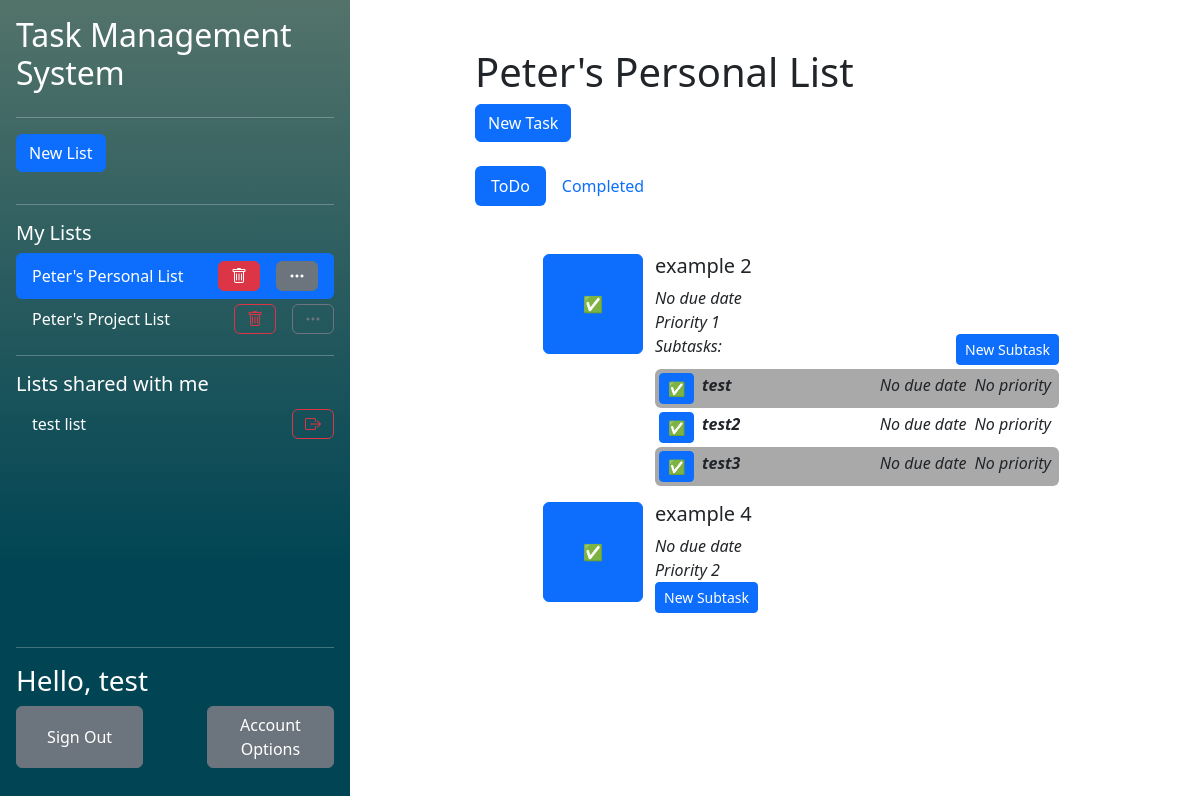
Page /php/index.php?listid=1 (signed in) on the earlier database version.
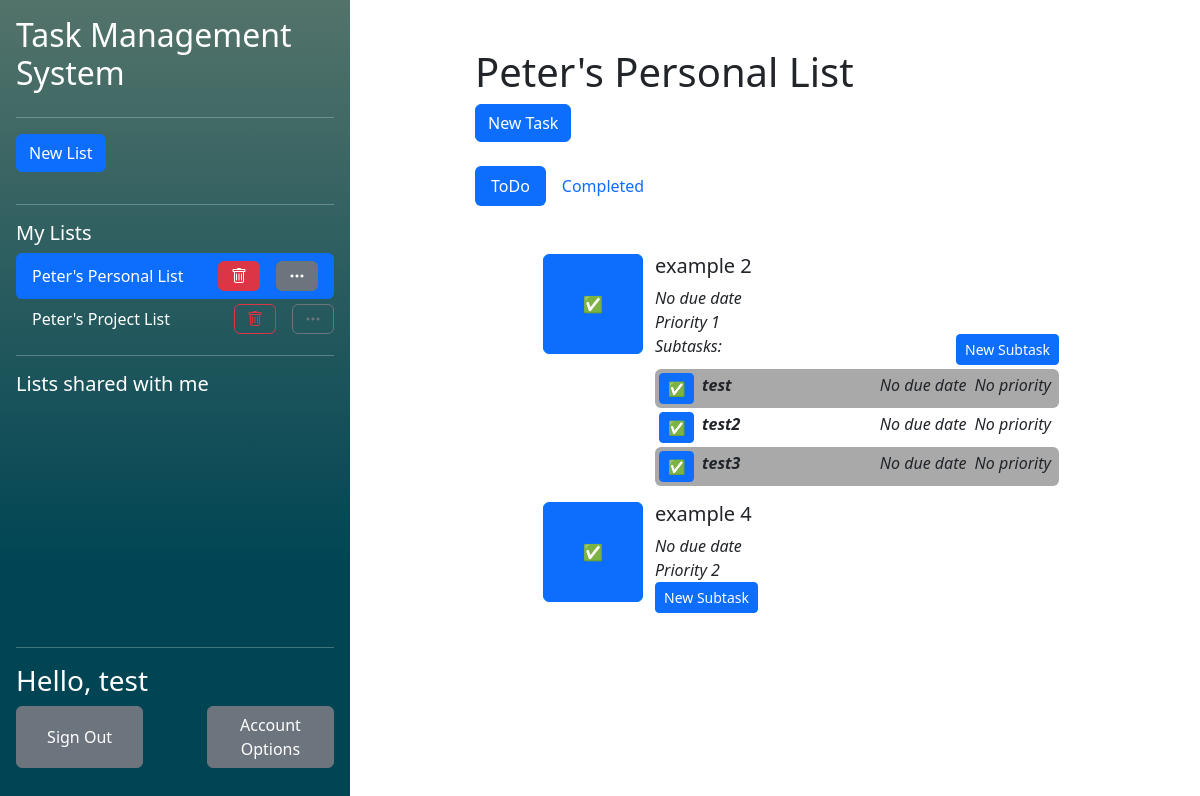
Same page on the later database version.
### tables this page shows
CREATE TABLE "UserLists" (
	"user_id"	TEXT,
	"list_id"	TEXT,
	"collaborator"	INTEGER,
	"observer"	INTEGER,
	PRIMARY KEY("user_id","list_id"),
	FOREIGN KEY("user_id") REFERENCES "Users"("user_id") ON DELETE CASCADE ON UPDATE CASCADE,
	FOREIGN KEY("list_id") REFERENCES "Lists"("list_id") ON DELETE CASCADE ON UPDATE CASCADE
);

CREATE TABLE "Lists"
(
    list_id        INTEGER not null
        primary key autoincrement,
    list_name      TEXT    not null,
    list_completed REAL    not null
);

CREATE TABLE "Tasks" (
	"task_id"	INTEGER NOT NULL,
	"task_name"	TEXT NOT NULL,
	"task_completed"	INTEGER NOT NULL,
	"list_id"	INTEGER NOT NULL,
	"order_in_list"	INTEGER NOT NULL,
	"assigned_collaborator_id"	INTEGER,
	"task_due_date"	INTEGER,
	"task_priority"	INTEGER,
	FOREIGN KEY("assigned_collaborator_id") REFERENCES "Users"("user_id"),
	FOREIGN KEY("list_id") REFERENCES "Lists"("list_id") ON DELETE CASCADE,
	PRIMARY KEY("task_id" AUTOINCREMENT)
);

CREATE TABLE "SubTasks" (
	"sub_task_id"	INTEGER NOT NULL,
	"sub_task_name"	TEXT NOT NULL,
	"sub_task_completed"	INTEGER NOT NULL,
	"task_id"	INTEGER NOT NULL,
	"order_in_task"	INTEGER NOT NULL,
	"sub_task_due_date"	INTEGER,
	"sub_task_priority"	INTEGER,
	FOREIGN KEY("task_id") REFERENCES "Tasks"("task_id"),
	PRIMARY KEY("sub_task_id")
);

### php/functions/DatabaseFunctions.php (called while the page is built, shortened)
<?php
function getUIDFromCreds(){
    $db = new SQLite3("../db/database.db");
    $SQL = "SELECT user_id FROM Users WHERE password_hash = :creds";
    $stmt = $db->prepare($SQL);
    $stmt->bindValue(":creds", $_SESSION['credentials'], SQLITE3_TEXT);
    $result = $stmt->execute();
    while($row = $result->fetchArray()){
        $resultArray [] = $row;
    }
    return $resultArray[0]['user_id'];
}
function getOwnedListsForCurrentUser(){
    $uid = getUIDFromCreds();
    $db = new SQLite3("../db/database.db");
    $SQL = "SELECT list_id FROM  UserLists WHERE user_id = :uid AND collaborator = 0 AND observer = 0";
    $stmt = $db->prepare($SQL);
    $stmt->bindValue(":uid", $uid, SQLITE3_TEXT);
    $result = $stmt->execute();
    while($row = $result->fetchArray()){
        $resultArray [] = $row;
    }
    return $resultArray;
}
function getCollabListsForCurrentUser(){
    $uid = getUIDFromCreds();
    $db = new SQLite3("../db/database.db");
    $SQL = "SELECT list_id FROM  UserLists WHERE user_id = :uid AND collaborator = 1 AND observer = 0";
    $stmt = $db->prepare($SQL);
    $stmt->bindValue(":uid", $uid, SQLITE3_TEXT);
    $result = $stmt->execute();
    while($row = $result->fetchArray()){
        $resultArray [] = $row;
    }
    if (!isset($resultArray)){
        return null;
    }
    return $resultArray;
}
function getListNameFromID($listID){
    $db = new SQLite3("../db/database.db");
    $SQL = "SELECT list_name FROM Lists WHERE list_id = :lid";
    $stmt = $db->prepare($SQL);
    $stmt->bindValue(":lid", $listID, SQLITE3_TEXT);
    $result = $stmt->execute();
    while($row = $result->fetchArray()){
        $resultArray [] = $row;
    }
    return $resultArray;
}
?>

### php/functions/TaskFunctions.php (called while the page is built, shortened)
<?php
function checkUserListAccess($listID, $userID)
{
    $db = new SQLite3("../db/database.db");
    $SQL = "SELECT list_id FROM  UserLists WHERE user_id = :uid AND list_id = :lid AND observer = 0 AND collaborator = 0";
    $stmt = $db->prepare($SQL);
    $stmt->bindValue(":lid", $listID, SQLITE3_INTEGER);
    $stmt->bindValue(":uid", $userID, SQLITE3_INTEGER);
    $result = $stmt->execute();
    while($row = $result->fetchArray()){
        $resultArray [] = $row;
    }
    if ($listID == $resultArray[0]["list_id"]){
        return true;
    }
}
function getUncompletedTasksFromList($listID){
    $userID = getUIDFromCreds();
    if(!checkUserListAccess($listID, $userID) AND !checkCollabListAccess($listID, $userID)){
        return false;
    }
    $db = new SQLite3("../db/database.db");
    $SQL = "SELECT * FROM Tasks WHERE list_id = :lid AND task_completed = 0 ORDER BY order_in_list ";
    $stmt = $db->prepare($SQL);
    $stmt->bindValue(":lid", $listID, SQLITE3_INTEGER);
    $result = $stmt->execute();
    while($row = $result->fetchArray()){
        $resultArray [] = $row;
    }
    if(isset($resultArray)){
        return $resultArray;
    }
    return null;
}
function getListIDFromTaskID($task_id){
    $db = new SQLite3("../db/database.db");
    $SQL = "SELECT list_id FROM Tasks WHERE task_id = :task_id";
    $stmt = $db->prepare($SQL);
    $stmt->bindValue(":task_id", $task_id, SQLITE3_INTEGER);
    $result = $stmt->execute();
    while($row = $result->fetchArray()){
        $resultArray [] = $row;
    }
    return $resultArray[0]["list_id"];
}
function getUncompletedSubtasksFromTask($task_id){
    $userID = getUIDFromCreds();
    $listID = getListIDFromTaskID($task_id);
    $db = new SQLite3("../db/database.db");
    $SQL = "SELECT * FROM SubTasks WHERE task_id = :task_id AND sub_task_completed = 0";
    $stmt = $db->prepare($SQL);
    $stmt->bindValue(":task_id", $task_id, SQLITE3_INTEGER);
    $result = $stmt->execute();
    while($row = $result->fetchArray()){
        $resultArray [] = $row;
    }
    if(isset($resultArray)){
        return $resultArray;
    }
    return null;
}
?>

### php/components/TaskList.php (the view, shortened to what the changed rows need)
<?php require 'components/NewTaskPopup.php';
$listid = isset($_GET['listid']) ? $_GET['listid'] : false;
?>
<h1>
    <?php if (getListNameFromID($listid) != false) echo getListNameFromID($listid)[0]['list_name']?>
</h1>
<?php if ($listid != false):?>
<?php if(checkUserListAccess(htmlspecialchars($listid), getUIDFromCreds())): ?>
<button type="button" class="btn btn-primary" data-bs-toggle="modal" data-bs-target="#NewTaskModal">
    New Task
</button>
<?php else: ?>
A list created by <b><?php echo getListOwnerName($listid)?></b>
<?php endif;?>
<br/><br/>
<div class="tab-content" id="pills-tabContent">
    <div class="tab-pane fade show active" id="pills-todo" role="tabpanel" aria-labelledby="pills-todo-tab" tabindex="0">
        <div class="p-3">
            <ol>
                <?php
                if (getUncompletedTasksFromList($listid) != null):
                foreach (getUncompletedTasksFromList($listid) as $item):?>
                    <ul>
                            <div class="row">
                                <button class='btn btn-primary col' style="flex: none; width: 10%; min-width: 100px; height: 10%; min-height: 100px;" type='submit' name="<?php echo $item['task_id']?>" form="complete<?php echo $item['task_id']?>">✅</button>
                                <div class="col">
                                    <div class="row">
                                        <div class="col">
                                            <h5><?php echo $item['task_name']?></h5>
                                        </div>
                                        <br/>
                                        <i><?php if(isset($item['task_due_date'])){
                                                echo "Due ".$item['task_due_date'];
                                            } else {
                                                echo 'No due date';
                                            }?></i> <br/>
                                        <i><?php if(($item['task_priority']) != 0){
                                                echo 'Priority '.$item['task_priority'];
                                            } else {
                                                echo 'No priority';
                                            }?></i>
                                    </div>
                                    <?php if(getUncompletedSubtasksFromTask($item['task_id']) != null): ?>
                                    <div class="d-flex flex-row pb-1">
                                        <div class="flex-grow-1 align-middle"><i class="align-middle">Subtasks:</i></div>
                                        <div>
                                            <button class="btn btn-primary btn-sm" type="submit" onclick="window.location.href='newSubTask.php?taskid=<?php echo $item['task_id']?>'">New Subtask</button>
                                        </div>
                                    </div>
                                        <?php $bgcolour = true;?>
                                        <?php foreach (getUncompletedSubtasksFromTask($item['task_id']) as $subtask): ?>
                                            <div class=" d-flex flex-row rounded"  <?php if($bgcolour) {
                                                                                        echo 'style="background-color: darkgrey"';
                                                                                        $bgcolour = false;
                                                                                        } else{
                                                                                        $bgcolour = true;
                                                                                    }?>>
                                                    <div class="p-1">
                                                        <button form="completeSubtask<?php echo $subtask['sub_task_id']?>" class="btn btn-primary btn-sm" type="submit">✅</button>
                                                    </div>
                                                    <div class="p-1 flex-grow-1">
                                                        <i><b><?php echo $subtask["sub_task_name"];?></b></i>
                                                    </div>
                                                    <div class="p-1">
                                                        <i><?php if(isset($subtask['sub_task_due_date'])){
                                                                echo "Due ".$subtask['sub_task_due_date'];
                                                            } else {
                                                                echo 'No due date';
                                                            }?></i>
                                                    </div>
                                                        <div class="p-1 pe-2">
                                                            <i><?php if(($subtask['sub_task_priority']) != 0){
                                                                    echo 'Priority '.$item['sub_task_priority'];
                                                                } else {
                                                                    echo 'No priority';
                                                                }?></i>
                                                        </div>
                                            </div>
                                        <?php endforeach;?>
                                    <?php else:?>
                                    <div>
                                        <button class="btn btn-primary btn-sm" type="submit" onclick="window.location.href='newSubTask.php?taskid=<?php echo $item['task_id']?>'">New Subtask</button>
                                    </div>
                                    <?php endif;?>
                                </div>
                            </div>
                    </ul>
                <?php endforeach;
                else:?>
                <h2>You have no Tasks!</h2>
                Create a task using the new task button, or ask the list administrator.
                <?php endif;?>
            </ol>
        </div>
    </div>
</div>
<?php else: ?>
<h1>No List selected!</h1>
Create or select a list using the sidebar!
<?php endif;?>

### php/components/ListList.php (shortened to what the changed rows need)
<?php $ListIDInURL = isset($_GET['listid']) ? $_GET['listid'] : false;?>
<ul class="nav nav-pills flex-column mb-auto overflow-y-auto">
    <?php
        foreach (getOwnedListsForCurrentUser() as $listID):
            if($listID[0] == $ListIDInURL):?>
                <li class="hstack gap-3 nav-link active text-white">
                    <div class="">
                        <?php echo getListNameFromID($listID[0])[0][0]?>
                    </div>
                    <button class="btn btn-danger ms-auto" onclick="location.href='listAction.php?action=delete&listid=<?php echo $ListIDInURL?>'"><i class="bi bi-trash"></i></button>
                    <button class="btn btn-secondary"  onclick="location.href='modifyList.php?listid=<?php echo $ListIDInURL?>'"><i class="bi bi-three-dots"></i></button>
                </li>
            <?php else:?>
                <li class="hstack gap-3">
                    <div class="nav-link text-white">
                        <a class="navbarList" href="<?php echo "index.php?listid=$listID[0]"?>">
                            <?php echo getListNameFromID($listID[0])[0][0]?>
                        </a>
                    </div>
                    <button class="btn btn-outline-danger ms-auto" onclick="location.href='listAction.php?action=delete&listid=<?php echo $ListIDInURL?>'"><i class="bi bi-trash"></i></button>
                    <button class="btn btn-outline-secondary" onclick="location.href='modifyList.php?listid=<?php echo $ListIDInURL?>'"><i class="bi bi-three-dots"></i></button>
                </li>
            <?php endif;?>
    <?php endforeach;?>
    <?php
    foreach (getCollabListsForCurrentUser() as $listID):
        if($listID[0] == $ListIDInURL):?>
            <li class="hstack gap-3 nav-link active text-white">
                <div class="">
                    <?php echo getListNameFromID($listID[0])[0][0]?>
                </div>
                <button class="btn btn-danger ms-auto" onclick="location.href='listAction.php?action=leave&listid=<?php echo $ListIDInURL?>'"><i class="bi bi-box-arrow-right"></i></button>
            </li>
        <?php else:?>
            <li class="hstack gap-3">
                <div class="nav-link text-white">
                    <a class="navbarList" href="<?php echo "index.php?listid=$listID[0]"?>">
                        <?php echo getListNameFromID($listID[0])[0][0]?>
                    </a>
                </div>
                <button class="btn btn-outline-danger ms-auto" onclick="location.href='listAction.php?action=leave&listid=<?php echo $ListIDInURL?>'"><i class="bi bi-box-arrow-right"></i></button>
            </li>
        <?php endif;?>
    <?php endforeach;?>
</ul>

Differences in the rows shown:
removed userlists: list.list_name "test list", shown under "Lists shared with me"
